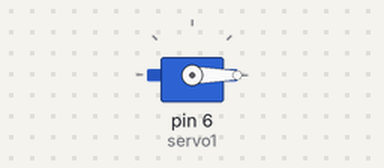
Simulated run of this sketch. Board: Arduino Uno, built with avr-gcc and run on an emulated ATmega328P. On the bench: servo.

Above: at 0.05 s.
Timing chart, 0 to 4.6 s (numbered marks = the images above):
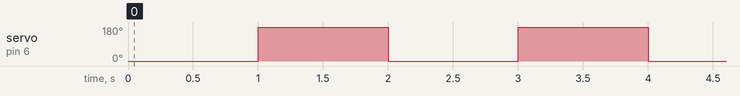

The sketch:

Servo3.ino
```cpp
#include <Servo.h>

Servo servo1;

void setup() {
  servo1.attach(6);
}

void loop() {
  servo1.write(0);
  delay(1000);
  servo1.write(180);
  delay(1000);
}
```

Measured:
- by itself, servo on pin 6 (servo1): alternates 180° for 1.0 s and 0° for 1.0 s
